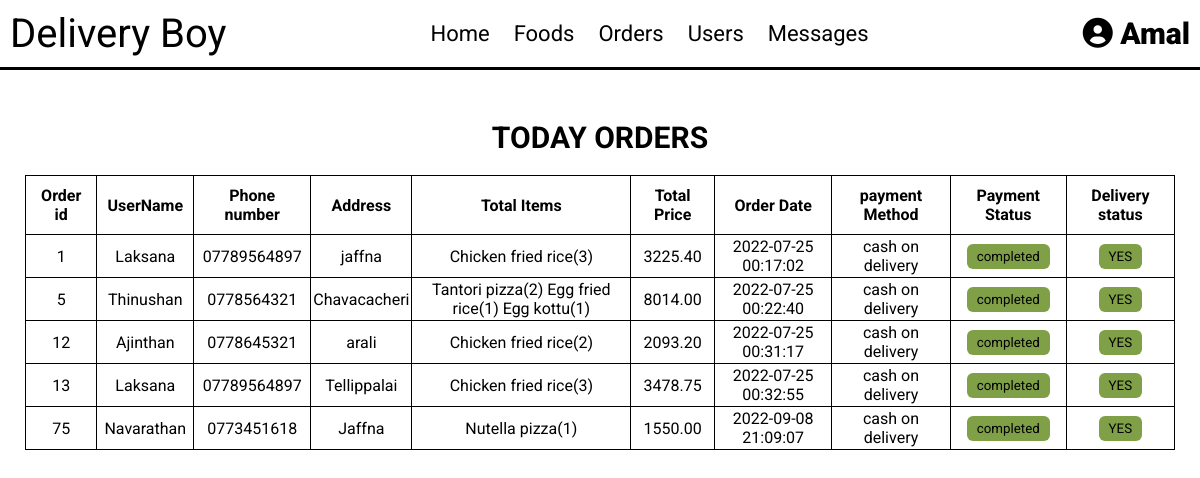
The page /Del_Boy/delivery.php (signed in) on the database its author committed.
### tables this page shows
CREATE TABLE IF NOT EXISTS `order_tbl` (
  `order_id` int NOT NULL AUTO_INCREMENT,
  `user_id` int NOT NULL,
  `user_name` varchar(100) NOT NULL,
  `phone_no` varchar(12) NOT NULL,
  `email` varchar(100) NOT NULL,
  `payment_method` varchar(100) NOT NULL,
  `address` varchar(300) NOT NULL,
  `total_items` varchar(800) NOT NULL,
  `topping` varchar(100) NOT NULL,
  `t_price` decimal(8,2) NOT NULL,
  `size` varchar(10) NOT NULL,
  `s_price` decimal(8,2) NOT NULL,
  `total_price` decimal(10,2) NOT NULL,
  `order_date` datetime NOT NULL,
  `payment_status` varchar(30) NOT NULL DEFAULT 'pending',
  `order_taken` varchar(10) NOT NULL DEFAULT 'No',
  `delb_id` int DEFAULT NULL,
  `delivery_status` varchar(10) NOT NULL DEFAULT 'No',
  PRIMARY KEY (`order_id`),
  KEY `user_id` (`user_id`)
);

### Del_Boy/delivery.php (the view, shortened to what this page needs)
<?php
include '../connection.php';
$deliveryboy_id = $_SESSION['deliveryboy_id'];
?>
<!DOCTYPE html>
<html lang="en">
<head>
   <link rel="stylesheet" href="https://cdnjs.cloudflare.com/ajax/libs/font-awesome/6.0.0/css/all.min.css">
   <link rel="stylesheet" href="../css/admin_style7.css">
</head>
<body>
<?php include 'del_boy_header.php'; ?>
<section class="orders">
   <h1 class="title">Today orders</h1>
   <table>
      <tr>
         <th>Order id</th>
         <th>UserName</th>
         <th>Phone number</th>
         <th>Address</th>
         <th>Total Items</th>
         <th>Total Price</th>
         <th>Order Date</th>
         <th>payment Method</th>
         <th>Payment Status</th>
         <th>Delivery status</th>
      </tr>
      <?php
      $select_orders = mysqli_query($conn, "SELECT * FROM `order_tbl` WHERE delb_id='$deliveryboy_id' ORDER BY order_taken") or die('query failed');
      if(mysqli_num_rows($select_orders) > 0){
         while($fetch_orders = mysqli_fetch_assoc($select_orders)){
      ?>
      <tr >
         <td><?php echo $fetch_orders['order_id']; ?></td>
         <td><?php echo $fetch_orders['user_name']; ?></td>
         <td><?php echo $fetch_orders['phone_no']; ?></td>
         <td><?php echo $fetch_orders['address']; ?></td>
         <td><?php echo $fetch_orders['total_items']; ?></td>
         <td><?php echo $fetch_orders['total_price']; ?></td>
         <td><?php echo $fetch_orders['order_date']; ?></td>
         <td><?php echo $fetch_orders['payment_method']; ?></td>
         <td>
            <form action="" method="post">
            <input type="submit" name="payment_received"  style="background-color:<?php if($fetch_orders['payment_status'] == 'completed'){ echo '#7fa047'; } ?>" class="order-btn" value="<?php echo $fetch_orders['payment_status']; ?>"/>
            </form>
         </td>
         <td>
         <form action="" method="post">
            <input type="submit" name="order_delivered"  style="background-color:<?php if($fetch_orders['delivery_status'] == 'YES'){ echo '#7fa047'; } ?>" class="order-btn" value="<?php echo $fetch_orders['delivery_status']; ?>"/>
            </form>
        </td>
      </tr>
      <?php
         }
      }else{
         echo '<p class="empty">Today no orders placed yet!</p>';
      }
      ?>
   </table>
</section>
</body>
</html>

### css/admin_style7.css (style rules this page uses)
* { font-family: 'Roboto'; margin:0; padding:0; box-sizing: border-box; outline: none; border:none; text-decoration: none; transition:all .2s linear; }
body { background-color: #ffffff; }
section { padding:30px 25px; }
.title { text-align: center; margin:20px; text-transform: uppercase; color:#000000; font-size: 30px; }
h1 { color:#ffffff; }
.order-btn { background-color: #0984e3; padding:5px 10px; border-radius: 6px; }
table, tr ,th, td { border:1px solid #000000; border-collapse: collapse; text-align: center; padding:2px; }
.box-container table tr td, th { padding:10px; }

### rows shown on the page
order_tbl: order_id "1", user_name "Laksana", phone_no "07789564897", address "jaffna", total_items "Chicken fried rice(3)", total_price "3225.40", order_date "2022-07-25 00:17:02", payment_method "cash on delivery", payment_received "completed", order_delivered "YES"
order_tbl: order_id "5", user_name "Thinushan", phone_no "0778564321", address "Chavacacheri", total_items "Tantori pizza(2) Egg fried rice(1) Egg kottu(1)", total_price "8014.00", order_date "2022-07-25 00:22:40", payment_method "cash on delivery", payment_received "completed", order_delivered "YES"
order_tbl: order_id "12", user_name "Ajinthan", phone_no "0778645321", address "arali", total_items "Chicken fried rice(2)", total_price "2093.20", order_date "2022-07-25 00:31:17", payment_method "cash on delivery", payment_received "completed", order_delivered "YES"
order_tbl: order_id "13", user_name "Laksana", phone_no "07789564897", address "Tellippalai", total_items "Chicken fried rice(3)", total_price "3478.75", order_date "2022-07-25 00:32:55", payment_method "cash on delivery", payment_received "completed", order_delivered "YES"
order_tbl: order_id "75", user_name "Navarathan", phone_no "0773451618", address "Jaffna", total_items "Nutella pizza(1)", total_price "1550.00", order_date "2022-09-08 21:09:07", payment_method "cash on delivery", payment_received "completed", order_delivered "YES"

### other values the page prints
$_SESSION['deliveryboy_name'] "Amal"
